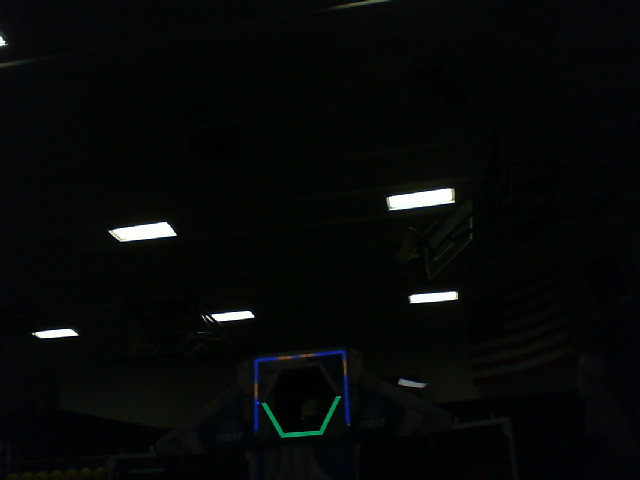
#> input picture Dark Images/BlueGoal-330in-ProtectedZone.jpg, 640 x 480 px
$ python VisionTrackingOnImage.py
#> lines starting #> are read from the running program, lines starting #| are printed output that depends on the picture; after the words box and inside, x2 and y2 are one past the last pixel; in counts of white or black regions, pixels touching at a corner belong together
import cv2 #OpenCV
import numpy as np
import os
import math

if __name__ == '__main__':
    lower = np.array([50,150,80]) #Lower bound for the HSV Filter
    upper = np.array([90,255,255]) #Upper bound for the HSV Filter
    dir_path = os.path.dirname(os.path.realpath(__file__))
    while(True):
        hull = []
        img = cv2.imread(dir_path + "/Dark Images/BlueGoal-330in-ProtectedZone.jpg") #Reads the image provided
#> img is the input picture: shape (480, 640, 3); mean B, G, R 8.1, 9.1, 6.6
        cv2.imshow("Image", img) #Displays the image

        hsv = cv2.cvtColor(img, cv2.COLOR_BGR2HSV) #Converts to HSV
#> hsv: shape (480, 640, 3); mean H, S, V 74.1, 135.2, 10.1
        boundmask = cv2.inRange(hsv, lower, upper) #Masks to bright green
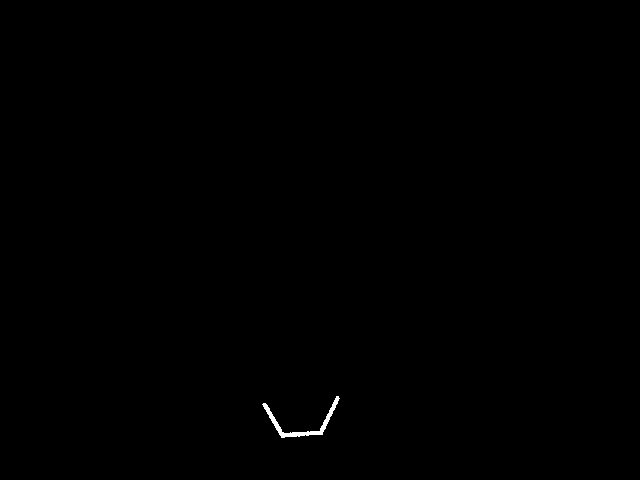
#> boundmask: shape (480, 640); 0.16% white; 1 white region
        contours, hierarchy = cv2.findContours(boundmask, cv2.RETR_EXTERNAL, cv2.CHAIN_APPROX_NONE) #Determine contours
#> contours = 1 contour; box (x1, y1, x2, y2) and area: (262, 396, 340, 438) 389
        traced = cv2.drawContours(img, contours, -1, (0,0,255), 1) #Draw the contours in BGR (0,0,255) (Red) with a thickness of 1

        for i in range(len(contours)): #For every contour:
            hull.append(cv2.convexHull(contours[i], False)) #Generate a convex hull
            cv2.drawContours(img, hull, i, (255, 0, 0),2) #Draw the convex hull in BGR (255,0,0) (Blue) with a thickness of 2
#> this loop made 1 pass
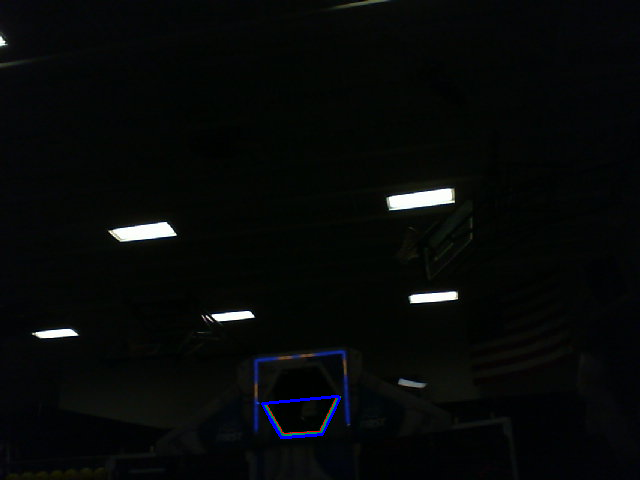
#> img: shape (480, 640, 3); mean B, G, R 8.4, 9, 6.7
#> after the loop, hull = 1 contour; box (x1, y1, x2, y2) and area: (262, 396, 340, 438) 2188

        for c in hull:
            M = cv2.moments(c)
            if M["m00"] != 0:
                cX = int(M["m10"] / M["m00"])
                cY = int(M["m01"] / M["m00"])
            cv2.circle(img, (cX, cY), 5, (255, 255, 255), -1)
            cv2.putText(img, "Centroid", (cX - 25, cY - 25),cv2.FONT_HERSHEY_SIMPLEX, 0.5, (255, 255, 255), 2)
#> this loop made 1 pass
#> (cX, cY) on pass 1: (301, 415)
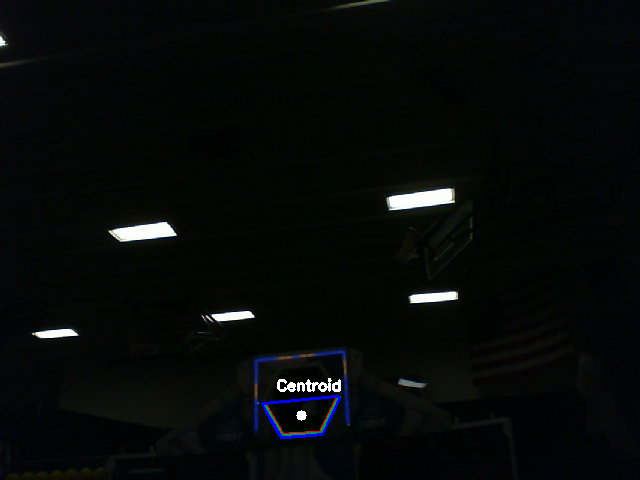
#> img: shape (480, 640, 3); 0.18% of pixels changed, all inside (x1, y1, x2, y2) = (277, 378, 341, 421)

        cv2.imshow("Final", traced)
        cv2.imshow("Mask", boundmask)

        if cv2.waitKey(1) & 0xFF == ord('q'): #If q is pressed
#> (key q is pressed here)
            break #Exit the loop

    cv2.destroyAllWindows() #Turn off OpenCV

$ run again, with Dark Images/BlueGoal-228in-ProtectedZone.jpg copied over Dark Images/BlueGoal-330in-ProtectedZone.jpg
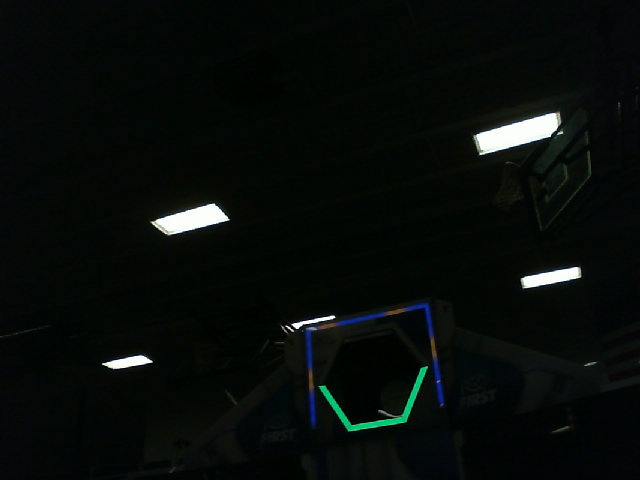
#> input picture Dark Images/BlueGoal-228in-ProtectedZone.jpg, 640 x 480 px
#> img is the input picture: shape (480, 640, 3); mean B, G, R 9.9, 12.2, 7.8
#> hsv: shape (480, 640, 3); mean H, S, V 70.9, 154.3, 12.9
#> `boundmask = cv2.inRange(hsv, lower, upper)`:
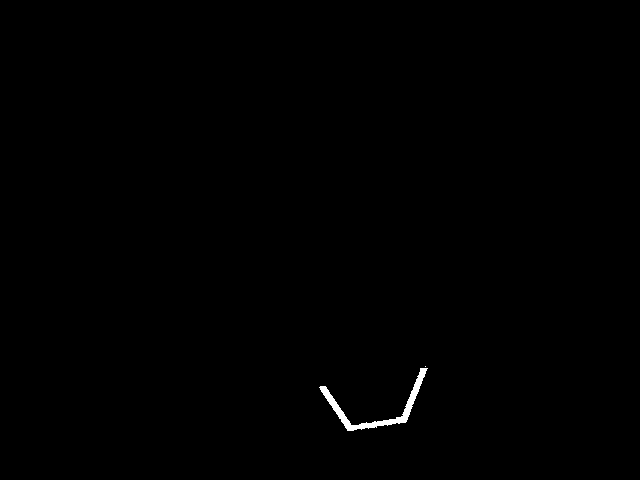
#> boundmask: shape (480, 640); 0.32% white; 2 white regions (1 under 20 px)
#> contours = 2 contours, 1 with area under 20; largest, box (x1, y1, x2, y2) and area: (319, 368, 428, 431) 834
#> the loop `for i in range(len(contours)):` made 2 passes
#> after the loop `for i in range(len(contours)):`: hull = 2 contours, 1 with area under 20; largest, box (x1, y1, x2, y2) and area: (319, 368, 428, 431) 4250
#> the loop `for c in hull:` made 2 passes
#> (cX, cY) on pass 1: (374, 398)
#> after the loop `for c in hull:`:
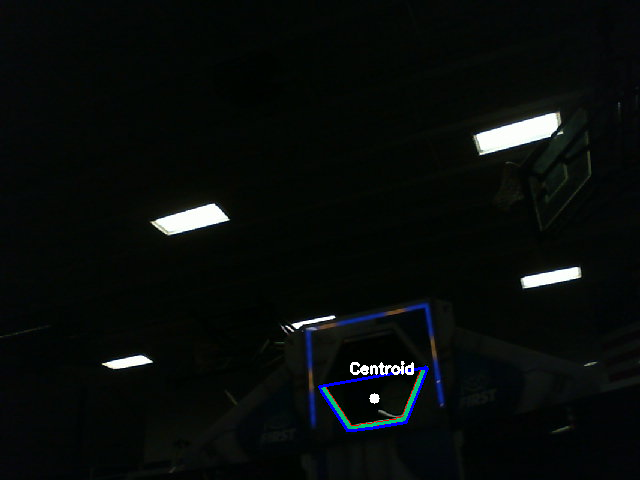
#> img: shape (480, 640, 3); mean B, G, R 10.8, 12.4, 8.3

$ run again, with Dark Images/BlueGoal-084in-Center.jpg copied over Dark Images/BlueGoal-330in-ProtectedZone.jpg
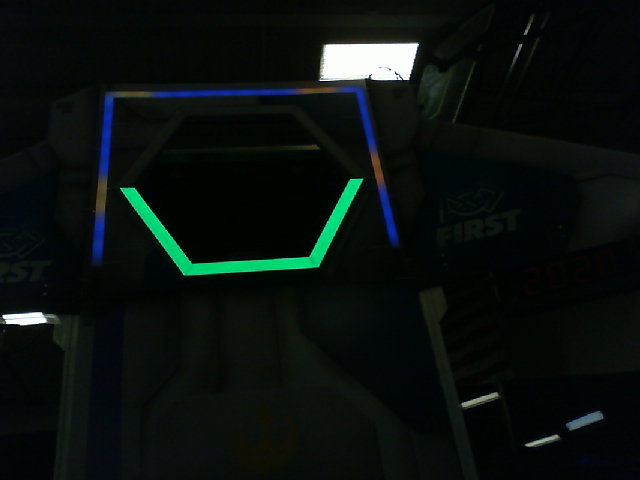
#> input picture Dark Images/BlueGoal-084in-Center.jpg, 640 x 480 px
#> img is the input picture: shape (480, 640, 3); mean B, G, R 14.5, 16.7, 9.8
#> hsv: shape (480, 640, 3); mean H, S, V 75.1, 146.2, 18.3
#> `boundmask = cv2.inRange(hsv, lower, upper)`:
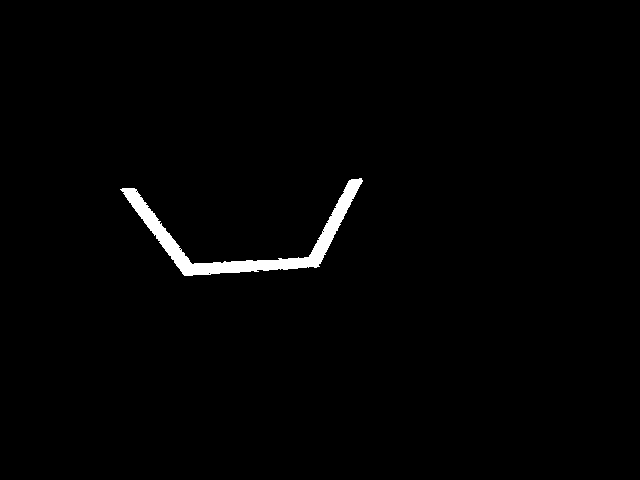
#> boundmask: shape (480, 640); 1.3% white; 1 white region
#> contours = 1 contour; box (x1, y1, x2, y2) and area: (120, 178, 363, 276) 3608
#> the loop `for i in range(len(contours)):` made 1 pass
#> after the loop `for i in range(len(contours)):`: hull = 1 contour; box (x1, y1, x2, y2) and area: (120, 178, 363, 276) 16846
#> the loop `for c in hull:` made 1 pass
#> (cX, cY) on pass 1: (245, 222)
#> after the loop `for c in hull:`:
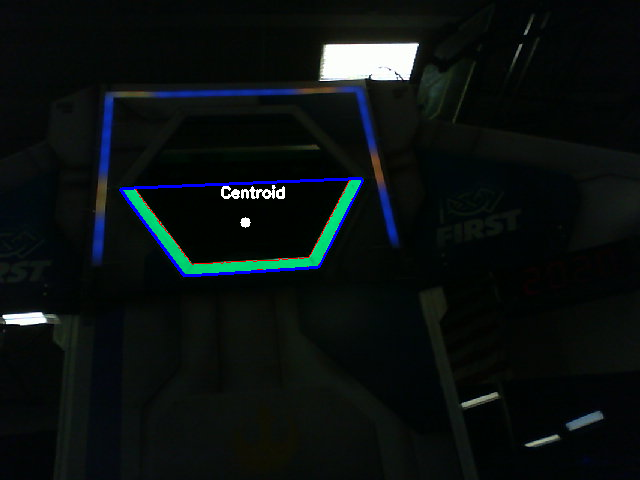
#> img: shape (480, 640, 3); mean B, G, R 16.1, 16.6, 10.4
